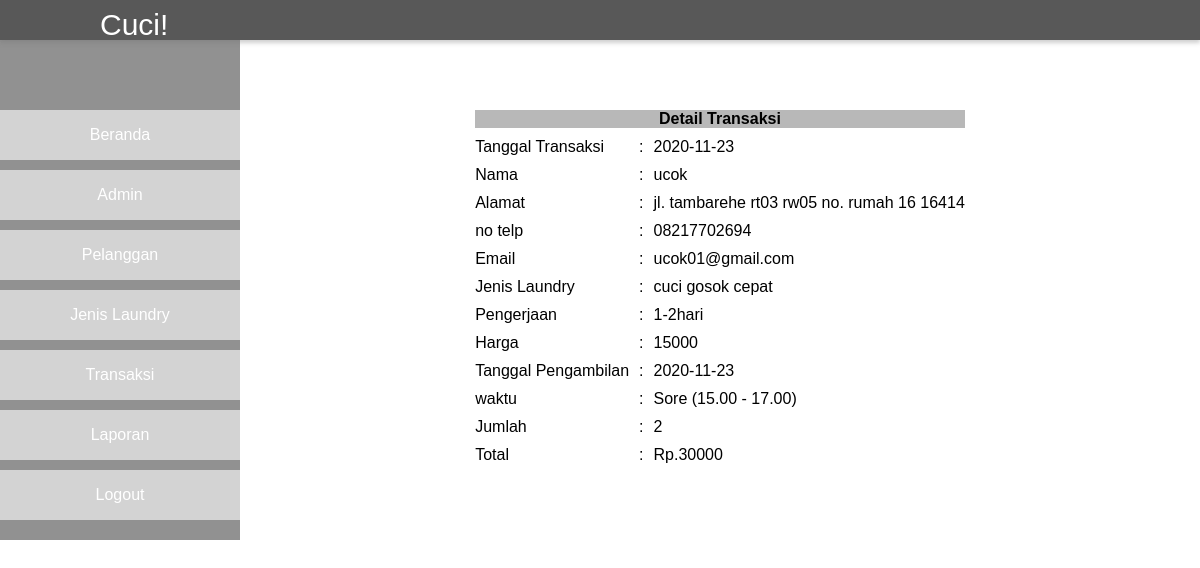
/admin/detail_transaksi.php?id_transaksi=1 (signed in), run on the app's committed database.
### tables this page shows
CREATE TABLE `transaksi` (
  `id_transaksi` int(11) NOT NULL,
  `id_user` int(11) NOT NULL,
  `id_laundry` int(11) NOT NULL,
  `tgl_transaksi` date NOT NULL,
  `jenis_laundry` varchar(100) NOT NULL,
  `tgl_ambil` date NOT NULL,
  `waktu` varchar(50) NOT NULL,
  `jumlah` varchar(10) NOT NULL,
  `total` varchar(10) NOT NULL
);

CREATE TABLE `user` (
  `id_user` int(11) NOT NULL,
  `username` varchar(50) NOT NULL,
  `pass` varchar(8) NOT NULL,
  `nama` varchar(50) NOT NULL,
  `alamat` varchar(255) NOT NULL,
  `no_telp` varchar(20) NOT NULL,
  `email` varchar(50) NOT NULL
);

CREATE TABLE `laundry` (
  `id_laundry` int(11) NOT NULL,
  `jenis` varchar(50) NOT NULL,
  `pengerjaan` varchar(50) NOT NULL,
  `ket` varchar(50) NOT NULL,
  `harga` varchar(10) NOT NULL
);

### admin/detail_transaksi.php (the view, shortened to what this page needs)
<?php
include "../koneksi.php";
?>
<!DOCTYPE html>
<html lang="en">
<head>
    <link rel="stylesheet" href="../css/style.css">
</head>
<body>
    <div class="container">
        <header class="header-admin">
            <p class="logo-white">Cuci!</p>
        </header>
        <div class="content-admin">
            <div class="sidebar">
                <ul>
                    <li><a href="home.php">Beranda</a></li>
                    <li><a href="admin.php">Admin</a></li>
                    <li><a href="user.php">Pelanggan</a></li>
                    <li><a href="laundry.php">Jenis Laundry</a></li>
                    <li><a href="transaksi.php">Transaksi</a></li>
                    <li><a href="laporan.php">Laporan</a></li>
                    <li><a href="logout_admin.php">Logout</a></li>
                </ul>
            </div>
            <div class="main">
                <div class="tabel">
                    <table border="0px" cellspacing='10' cellpadding="30">
                    <?php
                    $id = $_GET['id_transaksi'];
                    $sql = "SELECT * FROM transaksi, laundry, user WHERE id_transaksi = '$id' AND laundry.id_laundry=transaksi.id_laundry AND user.id_user=transaksi.id_user";
                    $query = mysqli_query($conn, $sql);
                    $data = mysqli_fetch_array($query);
                    ?>
                        <tr collspan="3">
                            <th colspan="3">Detail Transaksi</th>
                        </tr>
                        <tr>
                            <td>Tanggal Transaksi</td>
                            <td>:</td>
                            <td><?php echo $data['tgl_transaksi'] ?></td>
                        </tr>
                        <tr>
                            <td>Nama</td>
                            <td>:</td>
                            <td><?php echo $data['nama'] ?></td>
                        </tr>
                        <tr>
                            <td>Alamat</td>
                            <td>:</td>
                            <td><?php echo $data['alamat'] ?></td>
                        </tr><tr>
                            <td>no telp</td>
                            <td>:</td>
                            <td><?php echo $data['no_telp'] ?></td>
                        </tr>
                        <tr>
                            <td>Email</td>
                            <td>:</td>
                            <td><?php echo $data['email'] ?></td>
                        </tr>
                        <tr>
                            <td>Jenis Laundry</td>
                            <td>:</td>
                            <td><?php echo $data['jenis_laundry']?></td>
                        </tr>
                        <tr>
                            <td>Pengerjaan</td>
                            <td>:</td>
                            <td><?php echo $data['pengerjaan']?>hari</td>
                        </tr>
                        <tr>
                            <td>Harga</td>
                            <td>:</td>
                            <td><?php echo $data['harga'] ?></td>
                        </tr>
                        <tr>
                            <td>Tanggal Pengambilan</td>
                            <td>:</td>
                            <td><?php echo $data['tgl_ambil'] ?></td>
                        </tr>
                        <tr>
                            <td>waktu</td>
                            <td>:</td>
                            <td><?php echo $data['waktu'] ?></td>
                        </tr>
                        <tr>
                            <td>Jumlah</td>
                            <td>:</td>
                            <td><?php echo $data['jumlah'] ?></td>
                        </tr>
                        <tr>
                            <td>Total</td>
                            <td>:</td>
                            <td>Rp.<?php echo $data['total'] ?></td>
                        </tr>
                    </table>
                </div>
            </div>
        </div>
    </div>
</body>
</html>

### css/style.css (style rules this page uses)
* { margin: 0; padding: 0; font-family: sans-serif; }
.container { height: 650px; position: relative; width: 100%; }
.container header { height: 70px; width: 100%; position: fixed; background-color: rgb(255, 255, 255); line-height: 70px; box-shadow: 0 3px 4px rgba(116, 116, 116, 0.336); }
.container .header-admin { height: 40px; width: 100%; background-color: #585858; z-index: 99; }
.container header .logo-white { font-size: 30px; color: #fff; line-height: 50px; padding-left: 100px; }
.container .content-admin { width: 100%; position: relative; }
.container .content-admin .sidebar { margin-top: 40px; width: 20%; height: 500px; position: fixed; background-color: #919191; color: #fff; }
.content-admin .sidebar ul { margin-top: 70px; }
.content-admin .sidebar ul li { height: 50px; background-color: #d3d3d3; margin-top: 10px; text-align: center; }
.content-admin .sidebar ul li a { text-decoration: none; line-height: 50px; color: #fff; }
.container .content-admin .main { margin-top: 50px; float: right; width: 80%; }
.container .content-admin .main table { margin: 50px auto auto auto; }
.content-admin .main table tr th, .container .content #tabel tr th { background-color: rgb(184, 184, 184); }

### data on the page
transaksi: tgl_transaksi "2020-11-23", id_user.nama "ucok", id_user.alamat "jl. tambarehe rt03 rw05 no. rumah 16 16414", id_user.no_telp "08217702694", id_user.email "ucok01@gmail.com", jenis_laundry "cuci gosok cepat", id_laundry.pengerjaan "1-2", id_laundry.harga "15000", tgl_ambil "2020-11-23", waktu "Sore (15.00 - 17.00)", jumlah "2", total "30000"
